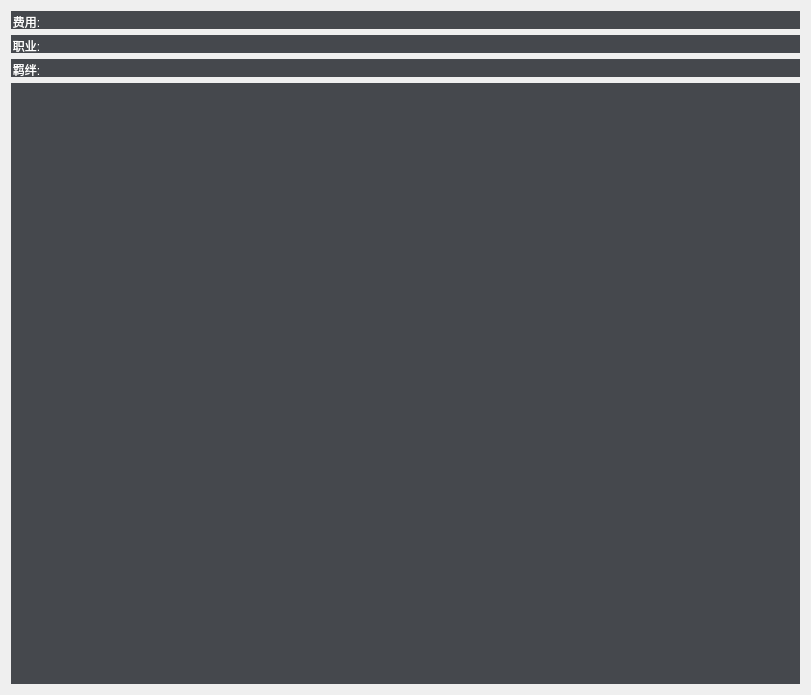
<?xml version="1.0" encoding="UTF-8"?>
<ui version="4.0">
 <class>Form_hero</class>
 <widget class="QWidget" name="Form_hero">
  <property name="geometry">
   <rect>
    <x>0</x>
    <y>0</y>
    <width>811</width>
    <height>695</height>
   </rect>
  </property>
  <property name="windowTitle">
   <string>Form</string>
  </property>
  <property name="styleSheet">
   <string notr="true">QTableView
{
	font:13px &quot;微软雅黑&quot;;
	color: rgb(255, 255, 255);
	border: None;
	background: rgba(22,26,32, 200)   


}
QLabel{
font:13px &quot;微软雅黑&quot;;
color: rgb(255, 255, 255);
}
QGroupBox
{
	font:13px &quot;微软雅黑&quot;;
	color: rgb(255, 255, 255);
	border: None;
	background: rgba(22,26,32, 200)   


}
QLineEdit
{
background:none;
}
QTableView::pane
{
	font:13px &quot;微软雅黑&quot;;
	color: rgb(255, 255, 255);
	border: None;
	
}
QScrollBar{
	background-color:rgb(0, 0, 0);
	width:10px;
}
QScrollBar::handle{
 	image: url(data/Center.png)  ; 
 	border:none; 
 	border-radius:5px;
} 
QScrollBar::handle:hover{image: url(data/Center.png)  ; }
QScrollBar::add-page:vertical,QScrollBar::sub-page:vertical{background:none;}
QToolTip{
border: 2px solid qconicalgradient(cx:0, cy:0, angle:135, stop:0 rgba(255, 255, 0, 69), stop:0.375 rgba(255, 255, 0, 69), stop:0.423533 rgba(251, 255, 0, 145), stop:0.45 rgba(247, 255, 0, 208), stop:0.477581 rgba(255, 244, 71, 130), stop:0.518717 rgba(255, 218, 71, 130), stop:0.55 rgba(255, 255, 0, 255), stop:0.57754 rgba(255, 203, 0, 130), stop:0.625 rgba(255, 255, 0, 69), stop:1 rgba(255, 255, 0, 69));   
	background-color: rgb(22,26,32);
	ridge:ridge;
	padding: 4px;
	border-radius:10px;
}
QPushButton{
	color: qconicalgradient(cx:0, cy:0, angle:135, stop:0 rgba(255, 255, 0, 69), stop:0.375 rgba(255, 255, 0, 69), stop:0.423533 rgba(251, 255, 0, 145), stop:0.45 rgba(247, 255, 0, 208), stop:0.477581 rgba(255, 244, 71, 130), stop:0.518717 rgba(255, 218, 71, 130), stop:0.55 rgba(255, 255, 0, 255), stop:0.57754 rgba(255, 203, 0, 130), stop:0.625 rgba(255, 255, 0, 69), stop:1 rgba(255, 255, 0, 69));
	border: 2px solid qconicalgradient(cx:0, cy:0, angle:135, stop:0 rgba(255, 255, 0, 69), stop:0.375 rgba(255, 255, 0, 69), stop:0.423533 rgba(251, 255, 0, 145), stop:0.45 rgba(247, 255, 0, 208), stop:0.477581 rgba(255, 244, 71, 130), stop:0.518717 rgba(255, 218, 71, 130), stop:0.55 rgba(255, 255, 0, 255), stop:0.57754 rgba(255, 203, 0, 130), stop:0.625 rgba(255, 255, 0, 69), stop:1 rgba(255, 255, 0, 69));   
	background-color: rgb(22,26,32);
	ridge:ridge;
	padding: 4px;
	border-radius:10px;
	
	font: 75 14pt &quot;微软雅黑&quot;;
}
QPushButton:hover {
	color: rgb(255, 255, 255);
	border: 2px solid qradialgradient(spread:pad, cx:0.5, cy:0.5, radius:0.5, fx:0.5, fy:0.5, stop:0 rgba(0, 0, 0, 255), stop:0.19397 rgba(0, 0, 0, 255), stop:0.202312 rgba(122, 97, 0, 255), stop:0.495514 rgba(76, 58, 0, 255), stop:0.504819 rgba(255, 255, 255, 255), stop:0.79 rgba(255, 255, 255, 255), stop:1 rgba(255, 158, 158, 255));   
}
QGroupBox{
	color:rgb(255, 255, 255);
	font: 75 11pt &quot;微软雅黑&quot;;
}

QRadioButton{
color:rgb(182, 182, 182);
font: 75 10pt &quot;微软雅黑&quot;;
}
QLineEdit{
color: rgb(255, 85, 0);
font: 75 12pt &quot;微软雅黑&quot;;
with:200px;
}


</string>
  </property>
  <layout class="QVBoxLayout" name="verticalLayout">
   <item>
    <widget class="QGroupBox" name="groupBox_price">
     <property name="title">
      <string>费用:</string>
     </property>
     <layout class="QHBoxLayout" name="hbox_price"/>
    </widget>
   </item>
   <item>
    <widget class="QGroupBox" name="groupBox_job">
     <property name="title">
      <string>职业:</string>
     </property>
     <layout class="QHBoxLayout" name="hbox_job">
      <property name="spacing">
       <number>6</number>
      </property>
     </layout>
    </widget>
   </item>
   <item>
    <widget class="QGroupBox" name="groupBox_race">
     <property name="title">
      <string>羁绊:</string>
     </property>
     <layout class="QHBoxLayout" name="hbox_race"/>
    </widget>
   </item>
   <item>
    <widget class="QTableWidget" name="tabHero"/>
   </item>
  </layout>
 </widget>
 <resources/>
 <connections/>
</ui>
